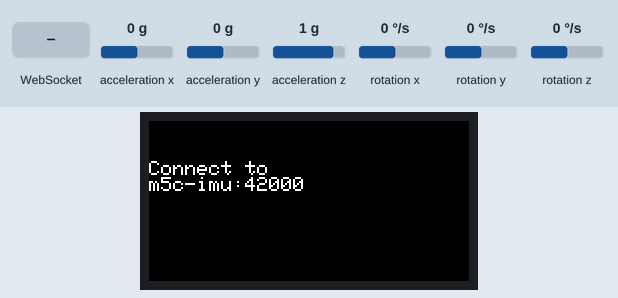
A program run on a simulated ESP32. Shown: 160×80 colour display. Inputs (shaded band) come from the test bench; at power-on: acceleration x 0 g, acceleration y 0 g, acceleration z 1 g, rotation x 0 °/s, rotation y 0 °/s, rotation z 0 °/s. WiFi joins after 1.5 s; servers stay silent unless stated; not simulated (calls return 0 or success): WIFI_SECRETS.h; what the program prints to the serial monitor is not drawn.

Above: at 2.8 s.
2.9 s: WebSocket text "1" received
Timing chart, 0 to 5.9 s (numbered marks = the images above; inputs shaded):
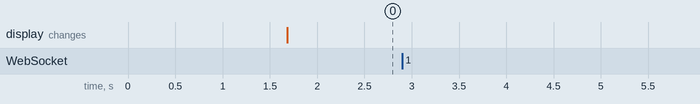

Measured:
- after the input at 2.9 s, every drawn part: stays the same

The program:

main.cpp
```cpp
#include <Arduino.h>
#include <M5StickC.h>
#include <WiFi.h>
#include <ESPmDNS.h>
// #include <WiFiMulti.h>
#include <WiFiClientSecure.h>
#include <WebSocketsServer.h>
#include <ArduinoJson.h>
#include <esp_err.h>
#include <esp_log.h>
#include <esp_timer.h>
#include "WIFI_SECRETS.h"
// if you don't have WIFI_SECRETS.H, fill in and uncomment the following lines
// and copy it to WIFI_SECRETS.H in the same folder as main.cpp
// const char* ssid = "WIFI_SSID_FROM_WIFI_SECRETS.H";
// const char* password = "WIFI_PASSWORD_FROM_WIFI_SECRETS.H";

#define IMU_FETCH_PERIOD_MICROS 25000 // 1e6 micros / 40 Hz = 25e3 micros
#define WS_SERVER_PORT 42000
#define WS_SERVER_HOSTNAME "m5c-imu"
WebSocketsServer webSocket = WebSocketsServer(WS_SERVER_PORT);

void webSocketEvent(uint8_t num, WStype_t type, uint8_t * payload, size_t length);
void webSocketEvent(uint8_t num, WStype_t type, uint8_t * payload, size_t length) {
    switch(type) {
        case WStype_DISCONNECTED:
            // USE_SERIAL.printf("[%u] Disconnected!\n", num);
            break;
        case WStype_CONNECTED:
            {
                //IPAddress ip = webSocket.remoteIP(num);
                //USE_SERIAL.printf("[%u] Connected from %d.%d.%d.%d url: %s\n", num, ip[0], ip[1], ip[2], ip[3], payload);
				// send message to client
                Serial.print("We got one!\n");
				// webSocket.sendTXT(num, "Connected");
            }
            break;
        case WStype_ERROR:
        case WStype_TEXT:
        case WStype_BIN:
        case WStype_FRAGMENT_TEXT_START:
        case WStype_FRAGMENT_BIN_START:
        case WStype_FRAGMENT:
        case WStype_FRAGMENT_FIN:
        case WStype_PING:
        case WStype_PONG:
            break;
    }
}

volatile int g_do_imu_fetch = 0;
static void imu_fetch_timer_callback(void* arg);
static void imu_fetch_timer_callback(void* arg) {
    // fixme - get timing data?
    g_do_imu_fetch = 1;
}

StaticJsonDocument<4000> g_imudoc;
#define IMU_MPK_MAX_SZ 4000
char g_imumpk[IMU_MPK_MAX_SZ];
size_t g_imumpk_sz;


// const char* PARAM_MESSAGE = "message";

void setup() {
    // put your setup code here, to run once:

    // Init Vars
    esp_timer_handle_t imu_fetch_timer;
    esp_timer_create_args_t imu_fetch_timer_args;
    imu_fetch_timer_args.callback = &imu_fetch_timer_callback;
    imu_fetch_timer_args.name = "IMU-Fetch"; /* optional, but helpful when debugging */

    // Serial Init
    Serial.begin(115200);

    // Basic M5Stick-C Init
    M5.begin();
    M5.IMU.Init();
    M5.Axp.ScreenBreath(8); // turn the screen 0=off, 8=dim
    M5.Lcd.setRotation(3);
    M5.Lcd.setTextSize(1);
    M5.Lcd.setCursor(0, 0);
    M5.Lcd.fillScreen(BLACK);
    M5.Lcd.printf("Connecting to WiFi...");

    // WiFi Init
    WiFi.begin(ssid, password);
    while(WiFi.status() != WL_CONNECTED) {
        delay(100);
    }

    // WebSocket Init
    webSocket.begin();
    webSocket.onEvent(webSocketEvent);

    // DNS Init
    if(!MDNS.begin(WS_SERVER_HOSTNAME)) {
        Serial.println("Error starting mDNS");
    }
    MDNS.addService("ws", "tcp", WS_SERVER_PORT);

    IPAddress ip = WiFi.localIP();
    M5.Lcd.fillScreen(BLACK);
    M5.Lcd.setCursor(0, 0);
    // M5.Lcd.printf("Connected to %s", WiFi.SSID());
    M5.Lcd.setCursor(0, 20);
    // M5.Lcd.printf("Connect to\n%d.%d.%d.%d:%d",
    //     ip[0], ip[1], ip[2], ip[3], WS_SERVER_PORT);
    M5.Lcd.printf("Connect to\n%s:%d",
        WS_SERVER_HOSTNAME, WS_SERVER_PORT);

    // Create and Start Timer
    ESP_ERROR_CHECK(esp_timer_create(&imu_fetch_timer_args, &imu_fetch_timer));
    ESP_ERROR_CHECK(esp_timer_start_periodic(imu_fetch_timer, IMU_FETCH_PERIOD_MICROS));
}

#define IMU_BUF_LEN 20
float g_ax[IMU_BUF_LEN] = { 0.0f };
float g_ay[IMU_BUF_LEN] = { 0.0f };
float g_az[IMU_BUF_LEN] = { 0.0f };
float g_gx[IMU_BUF_LEN] = { 0.0f };
float g_gy[IMU_BUF_LEN] = { 0.0f };
float g_gz[IMU_BUF_LEN] = { 0.0f };
uint32_t g_since[IMU_BUF_LEN] = { 0 };
float *g_p_ax;
float *g_p_ay;
float *g_p_az;
float *g_p_gx;
float *g_p_gy;
float *g_p_gz;
uint32_t *g_p_since;
void imu_reset_pointers(void) {
    g_p_ax = &(g_ax[0]);
    g_p_ay = &(g_ay[0]);
    g_p_az = &(g_az[0]);
    g_p_gx = &(g_gx[0]);
    g_p_gy = &(g_gy[0]);
    g_p_gz = &(g_gz[0]);
    g_p_since = &(g_since[0]);
}

int g_sample_count = 0;

void loop() {
    static int64_t tprev = 0;
    int64_t tnow;
    int ret;

    // put your main code here, to run repeatedly:
    webSocket.loop();
    if(g_do_imu_fetch) {
        // get imu fetch time
        tnow = esp_timer_get_time();

        g_do_imu_fetch = 0; // set flag to zero

        // initialize pointers if necessary
        if(0 == g_sample_count) {
            imu_reset_pointers();
        }

        // load accel/gyro data via pointers
        M5.IMU.getAccelData(g_p_ax++, g_p_ay++, g_p_az++);
        M5.IMU.getGyroData( g_p_gx++, g_p_gy++, g_p_gz++);

        // load timing data via pointer
        *(g_p_since++) = (uint32_t)(tnow - tprev);
        tprev = tnow;


        // increase sample count
        g_sample_count++;

        // send packet if necessary
        if(IMU_BUF_LEN == g_sample_count) {
            // package up data
            int ix;

            // init pointers and json doc
            imu_reset_pointers();
            g_imudoc.clear();

            // pack accel
            JsonArray ax = g_imudoc.createNestedArray("ax");
            for(ix = 0; ix < IMU_BUF_LEN; ix++) { ax.add(*(g_p_ax++)); }
            JsonArray ay = g_imudoc.createNestedArray("ay");
            for(ix = 0; ix < IMU_BUF_LEN; ix++) { ay.add(*(g_p_ay++)); }
            JsonArray az = g_imudoc.createNestedArray("az");
            for(ix = 0; ix < IMU_BUF_LEN; ix++) { az.add(*(g_p_az++)); }

            // pack gyro
            JsonArray gx = g_imudoc.createNestedArray("gx");
            for(ix = 0; ix < IMU_BUF_LEN; ix++) { gx.add(*(g_p_gx++)); }
            JsonArray gy = g_imudoc.createNestedArray("gy");
            for(ix = 0; ix < IMU_BUF_LEN; ix++) { gy.add(*(g_p_gy++)); }
            JsonArray gz = g_imudoc.createNestedArray("gz");
            for(ix = 0; ix < IMU_BUF_LEN; ix++) { gz.add(*(g_p_gz++)); }

            // pack timing data
            JsonArray _micros = g_imudoc.createNestedArray("micros");
            for(ix = 0; ix < IMU_BUF_LEN; ix++) { _micros.add(*(g_p_since++)); }

            // serialize json object
            g_imumpk_sz = serializeMsgPack(g_imudoc, &(g_imumpk[0]), sizeof(g_imumpk));

            // send packet to all clients
            ret = webSocket.broadcastBIN((uint8_t *) &(g_imumpk[0]), g_imumpk_sz);
            Serial.print("ret="); Serial.print(ret);
            Serial.print(", N="); Serial.print(g_imumpk_sz);
            Serial.print(", C="); Serial.print(webSocket.connectedClients());
            Serial.print(", t="); Serial.print(millis());
            Serial.print("\n");

            // reset sample count and timing vars
            g_sample_count = 0;

        } // end send packet

    } // end fetch sample

} // end loop
```
